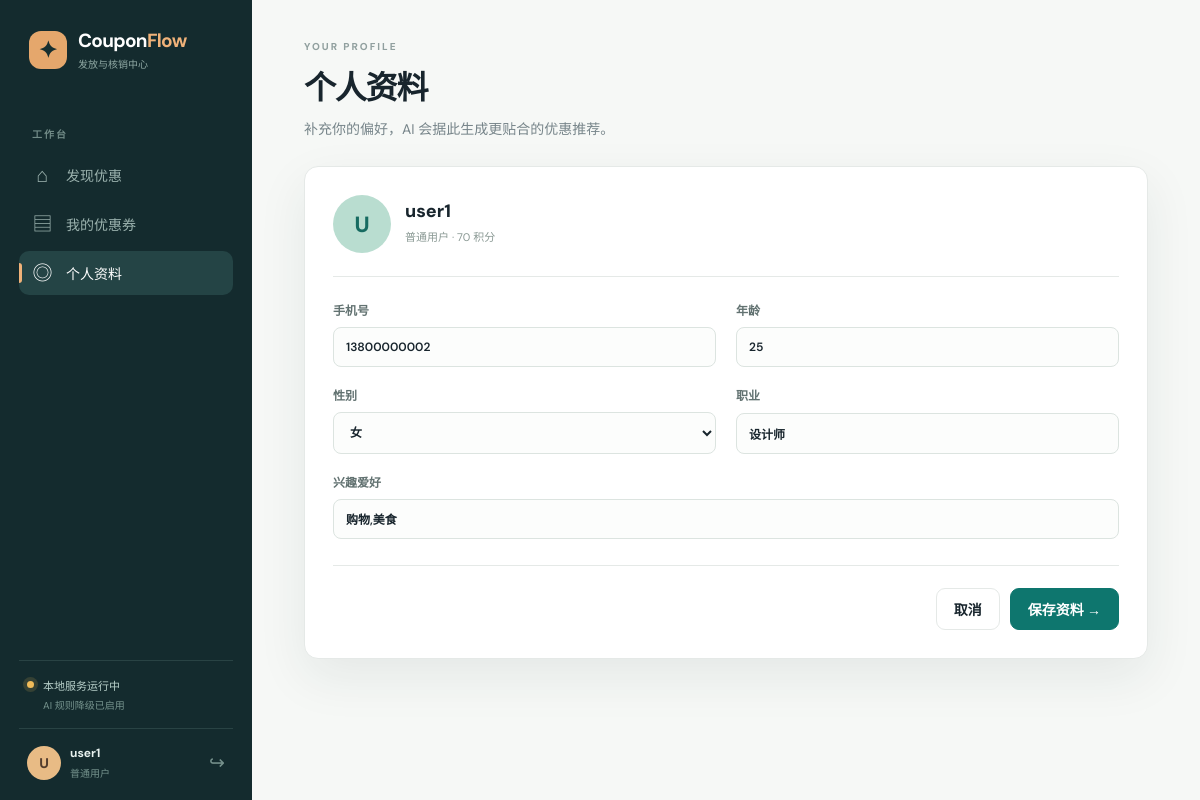
The app's page /user/profile (signed in) with its own data.
### api/app/models/user.py (models this page shows, shortened)
class User(UserMixin, db.Model):
    __tablename__ = "users"
    id = db.Column(db.Integer, primary_key=True)
    username = db.Column(db.String(80), unique=True, nullable=False, index=True)
    password_hash = db.Column(db.String(256), nullable=False)
    role = db.Column(db.String(20), nullable=False, default="user")
    phone = db.Column(db.String(20), default="")
    age = db.Column(db.Integer, nullable=True)
    gender = db.Column(db.String(10), default="")
    hobbies = db.Column(db.String(200), default="")
    occupation = db.Column(db.String(100), default="")
    points = db.Column(db.Integer, default=0)
    last_login = db.Column(db.DateTime, default=datetime.now)
    created_at = db.Column(db.DateTime, default=datetime.now)
    coupons = db.relationship(
        "Coupon", backref="owner", lazy="dynamic", foreign_keys="Coupon.user_id"
    )
    campaign_reservations = db.relationship(
        "CampaignReservation",
        back_populates="user",
        lazy="dynamic",
        cascade="all, delete-orphan",
    )
    @property
    def password(self):
        raise AttributeError("password is not readable")

### api/app/routes/user.py (the view, shortened to what this page needs)
@user_bp.route("/profile", methods=["GET", "POST"])
def profile():
    return render_template("user/profile.html")

### ai/providers/bedrock.py (called while the page is built)
    @property
    def available(self) -> bool:
        if self.config.mock_mode:
            return False
        return bool(self.config.bearer_token or self._runtime_client is not None)

    @property
    def status(self) -> Mapping[str, Any]:
        if self.config.mock_mode:
            mode, label = "fallback", "规则引擎降级"
        elif self.config.bearer_token:
            mode, label = "bedrock_api", "Bedrock API"
        elif self._runtime_client is not None:
            mode, label = "bedrock_sdk", "Bedrock SDK"
        else:
            mode, label = "fallback", "规则引擎降级"
        return {
            "mode": mode,
            "label": label,
            "connected": self.available,
            "model": self.config.model_id,
            "region": self.config.region,
        }

### ai/service.py (called while the page is built)
    @property
    def status(self) -> dict[str, Any]:
        return dict(self.provider.status)

### api/app/__init__.py (called while the page is built)
@login_manager.user_loader
def load_user(user_id):
    from api.app.models import User
    return db.session.get(User, int(user_id))

### api/app/observability.py (called while the page is built)
def sanitize_text(value, max_length=500):
    result = str(value or "")
    for pattern, replacement in _SENSITIVE_PATTERNS:
        result = pattern.sub(replacement, result)
    if len(result) > max_length:
        return result[: max_length - 1] + "…"
    return result

### api/app/routes/user.py (called while the page is built)
@user_bp.before_request
@login_required
@user_required
def before_request():
    pass

### api/app/services/ai_gateway.py (called while the page is built)
    @property
    def status(self):
        return self._service.status

### ui/templates/user/profile.html
{% extends 'base.html' %}{% block title %}个人资料 · CouponFlow{% endblock %}{% block content %}<div class="narrow-page"><div class="page-heading"><p class="kicker">YOUR PROFILE</p><h1>个人资料</h1><p>补充你的偏好，AI 会据此生成更贴合的优惠推荐。</p></div><form method="post" class="form-card"><div class="profile-header"><span class="avatar avatar-user large">{{ current_user.username[:1].upper() }}</span><div><h2>{{ current_user.username }}</h2><p>普通用户 · {{ current_user.points }} 积分</p></div></div><div class="form-grid"><label>手机号<input name="phone" value="{{ current_user.phone }}" placeholder="用于门店核销检索"></label><label>年龄<input name="age" type="number" value="{{ current_user.age or '' }}"></label><label>性别<select name="gender"><option value="">请选择</option><option {% if current_user.gender == '女' %}selected{% endif %}>女</option><option {% if current_user.gender == '男' %}selected{% endif %}>男</option><option {% if current_user.gender == '其他' %}selected{% endif %}>其他</option></select></label><label>职业<input name="occupation" value="{{ current_user.occupation }}" placeholder="例如：设计师"></label><label class="span-2">兴趣爱好<input name="hobbies" value="{{ current_user.hobbies }}" placeholder="例如：美食,旅行,运动"></label></div><div class="form-actions"><a class="button" href="{{ url_for('user_bp.dashboard') }}">取消</a><button class="button button-primary" type="submit">保存资料 →</button></div></form></div>{% endblock %}

### ui/templates/base.html (shortened to what this page needs)
<!doctype html>
<html lang="zh-CN">
<head>
  <link rel="stylesheet" href="{{ url_for('static', filename='css/style.css') }}">
</head>
<body>
  <div class="app-shell">
    <aside class="sidebar">
      <a class="brand" href="{{ url_for('auth.index') }}">
        <span class="brand-mark">✦</span>
        <span><strong>Coupon<span>Flow</span></strong><small>发放与核销中心</small></span>
      </a>
      {% if current_user.is_authenticated %}
      <div class="side-label">工作台</div>
      <nav class="side-nav">
        {% if current_user.role == 'operator' %}
          <a href="{{ url_for('operator.dashboard') }}" class="{% if request.endpoint == 'operator.dashboard' %}active{% endif %}"><span>▦</span>活动总览</a>
          <a href="{{ url_for('operator.risk_logs') }}" class="{% if request.endpoint == 'operator.risk_logs' %}active{% endif %}"><span>⌁</span>风控审核{% if pending_risks is defined and pending_risks %}<b class="nav-badge">{{ pending_risks }}</b>{% endif %}</a>
          <a href="{{ url_for('operator.notifications') }}" class="{% if request.endpoint == 'operator.notifications' %}active{% endif %}"><span>◌</span>广播通知</a>
        {% elif current_user.role == 'user' %}
          <a href="{{ url_for('user_bp.dashboard') }}" class="{% if request.endpoint == 'user_bp.dashboard' %}active{% endif %}"><span>⌂</span>发现优惠</a>
          <a href="{{ url_for('user_bp.my_coupons') }}" class="{% if request.endpoint == 'user_bp.my_coupons' %}active{% endif %}"><span>▤</span>我的优惠券</a>
          <a href="{{ url_for('user_bp.profile') }}" class="{% if request.endpoint == 'user_bp.profile' %}active{% endif %}"><span>◎</span>个人资料</a>
        {% elif current_user.role == 'verifier' %}
          <a href="{{ url_for('verifier.dashboard') }}" class="{% if request.endpoint == 'verifier.dashboard' %}active{% endif %}"><span>⌕</span>现场核销</a>
          <a href="{{ url_for('verifier.history') }}" class="{% if request.endpoint == 'verifier.history' %}active{% endif %}"><span>◷</span>核销记录</a>
        {% endif %}
      </nav>
      <div class="sidebar-bottom">
        <div class="local-status"><i class="status-dot {{ 'connected' if ai_status.connected else 'fallback' }}"></i><span>{% if ai_status.connected %}{{ ai_status.label }} 已连接<small>{{ ai_status.model }} · {{ ai_status.region }}</small>{% else %}本地服务运行中<small>AI 规则降级已启用</small>{% endif %}</span></div>
        <div class="profile-mini"><span class="avatar">{{ current_user.username[:1].upper() }}</span><span><strong>{{ current_user.username }}</strong><small>{{ {'operator':'运营人员','user':'普通用户','verifier':'核销人员','admin':'管理员'}[current_user.role] }}</small></span><a href="{{ url_for('auth.logout') }}" title="退出登录">↪</a></div>
      </div>
      {% endif %}
    </aside>
    <main class="main-content">
      {% block content %}{% endblock %}
    </main>
  </div>
</body>
</html>

### ui/static/css/style.css (style rules this page uses)
:root { --ink:#18252d;--muted:#77858a;--line:#e5e9e7;--paper:#f6f8f6;--white:#fff;--teal:#0e766e;--teal-dark:#075a55;--mint:#dff1e9;--coral:#ec765d;--yellow:#f4bf53;--purple:#8375c7;--red:#d85a51;--shadow:0 18px 50px rgba(28,52,51,.08) }
* { box-sizing:border-box }
body { margin:0;background:var(--paper);color:var(--ink);font-family:'Noto Sans SC','DM Sans',sans-serif;font-size:14px }
a { color:inherit;text-decoration:none }
button,input,select,textarea { font:inherit }
button { cursor:pointer }
h1,h2,h3,p { margin-top:0 }
h1 { font-size:32px;letter-spacing:-1.2px;margin:0 0 9px;font-weight:800 }
h2 { font-size:20px;margin:0;font-weight:800 }
.app-shell { display:flex;min-height:100vh }
.sidebar { width:252px;background:#142b2e;color:#d6e5e1;padding:28px 19px 20px;display:flex;flex-direction:column;position:fixed;inset:0 auto 0 0;z-index:5 }
.brand { display:flex;gap:11px;align-items:center;color:#fff;padding:0 10px }
.brand-mark { width:38px;height:38px;border-radius:12px;background:#e5a76c;color:#172f30;display:grid;place-items:center;font-size:23px;font-weight:800 }
.brand strong { display:block;font-size:19px;letter-spacing:-.7px }
.brand strong span { color:#f0b279 }
.brand small { display:block;color:#91aaa5;font-size:10px;margin-top:3px }
.side-label { color:#718b87;font-size:10px;font-weight:700;letter-spacing:2px;margin:55px 13px 12px }
.side-nav { display:grid;gap:5px }
.side-nav a { display:flex;align-items:center;gap:13px;color:#9bb2ae;padding:12px 13px;border-radius:10px;position:relative }
.side-nav a span { font-size:20px;line-height:1;width:21px;text-align:center }
.side-nav a:hover,.side-nav a.active { color:#fff;background:#244445 }
.side-nav a.active:before { content:'';position:absolute;left:0;width:3px;height:20px;border-radius:0 3px 3px 0;background:#f0b279 }
.sidebar-bottom { margin-top:auto }
.local-status { border-top:1px solid #294344;padding:16px 8px;display:flex;gap:9px;color:#b8d0ca;font-size:11px }
.local-status i,.scanner-status i { width:7px;height:7px;border-radius:50%;background:#62d6a4;box-shadow:0 0 0 4px rgba(98,214,164,.12);margin-top:4px;flex:none }
.local-status small,.profile-mini small { display:block;color:#75938d;font-size:10px;margin-top:4px }
.profile-mini { border-top:1px solid #294344;padding:16px 8px 0;display:flex;align-items:center;gap:9px }
.profile-mini strong { display:block;font-size:12px;color:#e7f1ee }
.profile-mini a { margin-left:auto;color:#76918c;font-size:19px }
.avatar { height:34px;width:34px;display:inline-grid;place-items:center;border-radius:50%;background:#e8bb85;color:#533d2d;font-weight:800 }
.avatar-user { background:#b9ddd0;color:#176b61 }
.avatar.large { height:58px;width:58px;font-size:22px }
.main-content { margin-left:252px;flex:1;max-width:1520px;padding:40px 52px 60px }
.kicker { font-size:10px;letter-spacing:2px;color:#91a09f;font-weight:800;margin:0 0 9px }
.page-top>div p:last-child,.page-heading>p:last-child { color:var(--muted);margin-bottom:0 }
.button { border:1px solid var(--line);border-radius:9px;min-height:42px;padding:10px 17px;background:#fff;color:var(--ink);display:inline-flex;gap:8px;align-items:center;justify-content:center;font-weight:700 }
.button-primary { background:var(--teal);border-color:var(--teal);color:#fff }
.page-heading { margin-bottom:28px }
.narrow-page { max-width:850px }
.form-card { background:#fff;border:1px solid var(--line);border-radius:14px;padding:28px;box-shadow:var(--shadow) }
.form-grid { display:grid;grid-template-columns:1fr 1fr;gap:19px 20px }
label { display:grid;gap:8px;color:#627271;font-weight:600;font-size:12px }
input,select,textarea { border:1px solid #dce4e0;border-radius:8px;background:#fcfdfc;padding:11px 12px;outline:none;color:var(--ink) }
.span-2 { grid-column:span 2 }
.form-actions { display:flex;justify-content:flex-end;gap:10px;border-top:1px solid var(--line);padding-top:22px;margin-top:26px }
.profile-header { display:flex;align-items:center;gap:14px;padding-bottom:23px;margin-bottom:24px;border-bottom:1px solid var(--line) }
.profile-header h2 { font-size:18px }
.profile-header p { font-size:11px;color:#8a9994;margin:5px 0 }
.status-dot.fallback { background:#f0bb59;box-shadow:0 0 0 4px rgba(240,187,89,.15) }

### records on screen
User: username "U", username "user1", role "普通用户", points "70", phone "13800000002", age "25", gender "女", occupation "设计师", hobbies "购物,美食"
